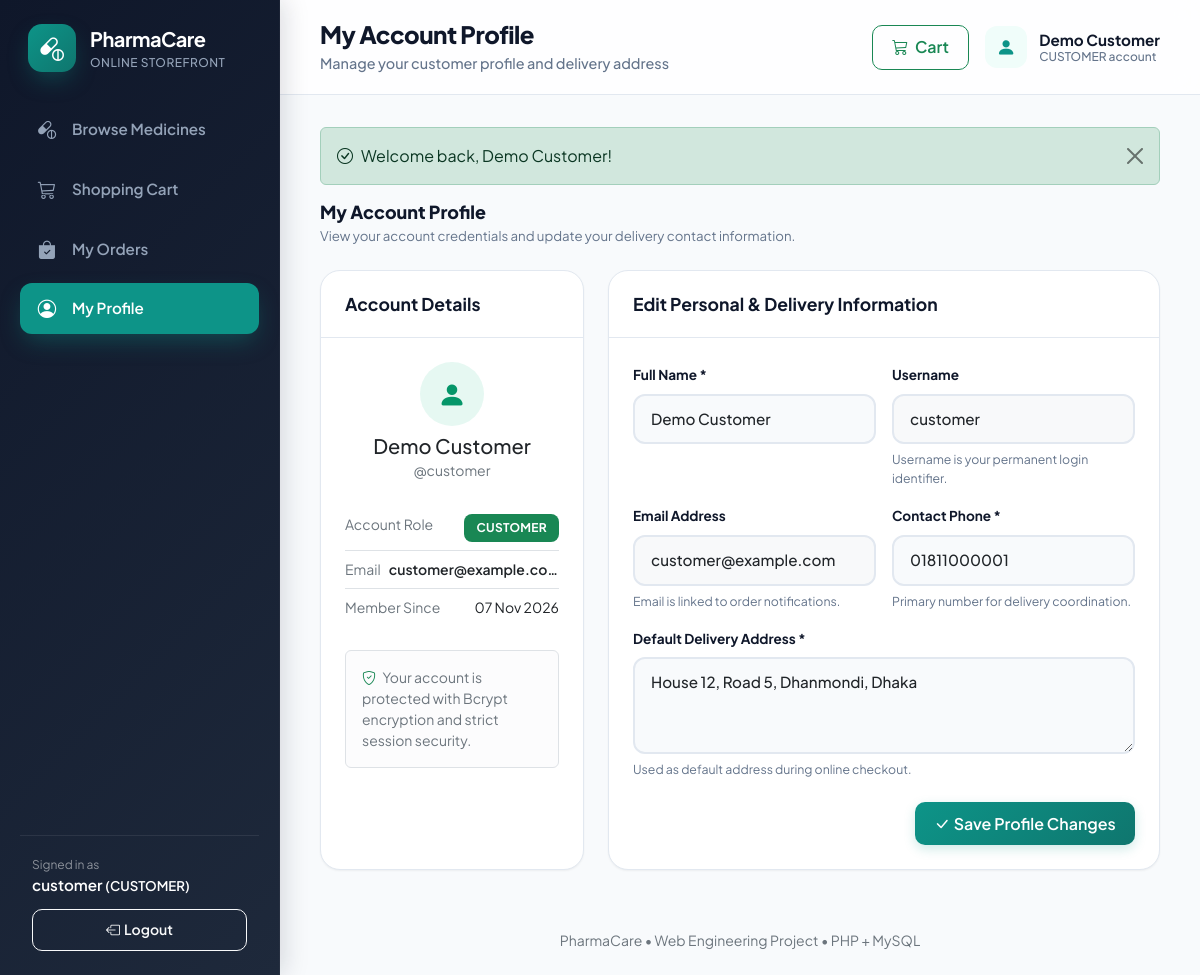
The page /index.php?page=profile (signed in) on the database its author committed.
### tables this page shows
CREATE TABLE IF NOT EXISTS app_users (
 id BIGINT UNSIGNED NOT NULL AUTO_INCREMENT PRIMARY KEY,
 full_name VARCHAR(80) NOT NULL,
 username VARCHAR(50) NOT NULL UNIQUE,
 email VARCHAR(120) NULL UNIQUE,
 phone VARCHAR(30) NULL,
 address VARCHAR(255) NULL,
 password VARCHAR(255) NOT NULL,
 role ENUM('ADMIN','STAFF','CUSTOMER') NOT NULL DEFAULT 'CUSTOMER',
 enabled TINYINT(1) NOT NULL DEFAULT 1,
 created_at DATETIME NOT NULL DEFAULT CURRENT_TIMESTAMP
);

### index.php (called while the page is built, shortened)
<?php
require __DIR__ . '/includes/bootstrap.php';
$page = (string)($_GET['page'] ?? (user() && is_customer() ? 'catalog' : 'dashboard'));
require_login();
require __DIR__ . '/includes/header.php';
match ($page) {
    'catalog' => (new \App\Controllers\CatalogController())->index(),
    'cart' => (new \App\Controllers\CartController())->index(),
    'checkout' => (new \App\Controllers\OrderController())->checkout(),
    'order_confirmation' => (new \App\Controllers\OrderController())->confirmation(),
    'orders' => (new \App\Controllers\OrderController())->index(),
    'order_detail' => (new \App\Controllers\OrderController())->show(),
    'my_orders' => (new \App\Controllers\OrderController())->myOrders(),
    default => include __DIR__ . '/pages/' . $page . '.php'
};
require __DIR__ . '/includes/footer.php';

### includes/bootstrap.php (called while the page is built, shortened)
<?php
$config = require dirname(__DIR__) . '/config.php';
require_once __DIR__ . '/functions.php';
function db(): PDO
{
    static $pdo = null;
    if ($pdo === null) {
        global $config;
        $dsn = 'mysql:host=' . $config['db_host'] . ';port=' . (int)($config['db_port'] ?? 3306) . ';dbname=' . $config['db_name'] . ';charset=utf8mb4';
        try {
            $pdo = new PDO($dsn, (string)$config['db_user'], (string)$config['db_pass'], [
                PDO::ATTR_ERRMODE => PDO::ERRMODE_EXCEPTION,
                PDO::ATTR_DEFAULT_FETCH_MODE => PDO::FETCH_ASSOC,
                PDO::ATTR_EMULATE_PREPARES => false,
            ]);
            $pdo->exec("SET time_zone = '+06:00'");
        } catch (PDOException $e) {
            http_response_code(500);
            die("
            <!doctype html>
            <html lang='en'>
            <head>
                <meta charset='utf-8'>
                <title>Database Connection Issue | PharmaCare</title>
                <style>
                    body { font-family: -apple-system, BlinkMacSystemFont, 'Segoe UI', Roboto, Helvetica, Arial, sans-serif; background: #f8fafc; color: #1e293b; padding: 40px 20px; }
                    .card { max-width: 600px; margin: 0 auto; background: #ffffff; border-radius: 12px; border: 1px solid #e2e8f0; padding: 32px; box-shadow: 0 4px 6px -1px rgba(0,0,0,0.05); }
                    h2 { color: #dc2626; margin-top: 0; font-size: 20px; }
                    .alert { background: #fef2f2; border: 1px solid #fee2e2; color: #991b1b; padding: 12px 16px; border-radius: 8px; font-size: 14px; margin-bottom: 20px; }
                    ul { padding-left: 20px; font-size: 14px; line-height: 1.6; }
                    code { background: #f1f5f9; padding: 2px 6px; border-radius: 4px; font-family: monospace; color: #0f172a; }
                </style>
            </head>
            <body>
                <div class='card'>
                    <h2>Database Connection Failed</h2>
                    <div class='alert'>" . htmlspecialchars($e->getMessage(), ENT_QUOTES, 'UTF-8') . "</div>
                    <p>Please check your <code>config.php</code> credentials:</p>
                    <ul>
                        <li><strong>Host:</strong> <code>" . htmlspecialchars((string)($config['db_host'] ?? ''), ENT_QUOTES, 'UTF-8') . "</code></li>
                        <li><strong>Database:</strong> <code>" . htmlspecialchars((string)($config['db_name'] ?? ''), ENT_QUOTES, 'UTF-8') . "</code></li>
                        <li><strong>User:</strong> <code>" . htmlspecialchars((string)($config['db_user'] ?? ''), ENT_QUOTES, 'UTF-8') . "</code></li>
                    </ul>
                    <p style='font-size: 13px; color: #64748b;'>Make sure your database is created in InfinityFree cPanel and <code>infinityfree_import.sql</code> has been imported.</p>
                </div>
            </body>
            </html>
            ");
        }
    }
    return $pdo;
}

### pages/profile.php (the view, shortened to what this page needs)
<?php
$userId = (int)user()['id'];
$u = fetch_one('SELECT id, full_name, username, email, phone, address, role, created_at FROM app_users WHERE id = ?', [$userId]);
?>
<div class="page-intro mb-4">
    <div>
        <h2>My Account Profile</h2>
        <p>View your account credentials and update your delivery contact information.</p>
    </div>
</div>
<div class="row g-4">
    <div class="col-lg-4">
        <div class="card h-100">
            <div class="card-header">
                <strong>Account Details</strong>
            </div>
            <div class="card-body">
                <div class="text-center mb-4">
                    <div class="avatar avatar-lg mx-auto mb-2" style="width: 64px; height: 64px; font-size: 28px; background: rgba(16, 185, 129, 0.1); color: #059669; border-radius: 50%; display: flex; align-items: center; justify-content: center;">
                        <i class="bi bi-person-fill"></i>
                    </div>
                    <h5 class="mb-0"><?= e($u['full_name']) ?></h5>
                    <span class="text-secondary small">@<?= e($u['username']) ?></span>
                </div>
                <ul class="list-group list-group-flush small">
                    <li class="list-group-item d-flex justify-content-between px-0">
                        <span class="text-secondary">Account Role</span>
                        <span class="badge text-bg-success"><?= e($u['role']) ?></span>
                    </li>
                    <li class="list-group-item d-flex justify-content-between px-0">
                        <span class="text-secondary">Email</span>
                        <span class="fw-semibold text-truncate ms-2"><?= e($u['email'] ?: 'Not set') ?></span>
                    </li>
                    <li class="list-group-item d-flex justify-content-between px-0">
                        <span class="text-secondary">Member Since</span>
                        <span><?= e(nice_date($u['created_at'])) ?></span>
                    </li>
                </ul>
                <div class="alert alert-light border mt-4 mb-0 small text-secondary">
                    <i class="bi bi-shield-check text-success me-1"></i>
                    Your account is protected with Bcrypt encryption and strict session security.
                </div>
            </div>
        </div>
    </div>
    <div class="col-lg-8">
        <div class="card h-100">
            <div class="card-header">
                <strong>Edit Personal &amp; Delivery Information</strong>
            </div>
            <div class="card-body">
                <form action="actions.php" method="post">
                    <div class="row g-3 mb-3">
                        <div class="col-md-6">
                            <label class="form-label" for="prof_fullname">Full Name *</label>
                            <input class="form-control" id="prof_fullname" name="full_name" value="<?= e($u['full_name']) ?>" maxlength="80" required>
                        </div>
                        <div class="col-md-6">
                            <label class="form-label" for="prof_username">Username</label>
                            <input class="form-control bg-light" id="prof_username" value="<?= e($u['username']) ?>" readonly disabled>
                            <div class="form-hint">Username is your permanent login identifier.</div>
                        </div>
                    </div>
                    <div class="row g-3 mb-3">
                        <div class="col-md-6">
                            <label class="form-label" for="prof_email">Email Address</label>
                            <input class="form-control bg-light" id="prof_email" value="<?= e($u['email'] ?? '') ?>" readonly disabled>
                            <div class="form-hint">Email is linked to order notifications.</div>
                        </div>
                        <div class="col-md-6">
                            <label class="form-label" for="prof_phone">Contact Phone *</label>
                            <input class="form-control" id="prof_phone" name="phone" type="tel" value="<?= e($u['phone'] ?? '') ?>" maxlength="15" pattern="(01|\+8801)[3-9][0-9]{8}" placeholder="017XXXXXXXX" required>
                            <div class="form-hint">Primary number for delivery coordination.</div>
                        </div>
                    </div>
                    <div class="mb-4">
                        <label class="form-label" for="prof_address">Default Delivery Address *</label>
                        <textarea class="form-control" id="prof_address" name="address" rows="3" maxlength="255" placeholder="House / Flat / Road, Area, City" required><?= e($u['address'] ?? '') ?></textarea>
                        <div class="form-hint">Used as default address during online checkout.</div>
                    </div>
                    <div class="d-flex justify-content-end gap-2">
                        <button type="submit" class="btn btn-primary">
                            <i class="bi bi-check-lg me-1"></i>Save Profile Changes
                        </button>
                    </div>
                </form>
            </div>
        </div>
    </div>
</div>

### includes/header.php (shortened to what this page needs)
<?php
$active = match($page) {
    'medicine_form' => 'medicines',
    'invoice' => 'sales',
    'sale_form' => 'sale_form',
    'order_detail' => (is_customer() ? 'my_orders' : 'orders'),
    default => $page
};
$heading = page_title($page);
$subtitles = [
 'dashboard' => 'Current pharmacy stock and sales overview',
 'orders' => 'Fulfill customer orders, review prescriptions, and manage dispatch queue',
 'order_detail' => 'Review order items, verify doctor prescriptions, and manage status transitions',
 'my_orders' => 'Track your active orders and review previous medication orders',
 'medicines' => 'Search stock, prices, batch and expiry information',
 'medicine_form' => 'Enter medicine, stock, price and expiry details',
 'sale_form' => 'Select medicines and generate an invoice',
 'sales' => 'Review completed sales and print invoices',
 'invoice' => 'Printable receipt for the completed sale',
 'categories' => 'Organize medicines into searchable groups',
 'suppliers' => 'Manage supplier and contact information',
 'users' => 'Create staff accounts and control access',
 'catalog' => 'Browse, search, and order available medicines online',
 'cart' => 'Review selected medicines and adjust quantities',
 'checkout' => 'Provide delivery address and confirm your order',
 'order_confirmation' => 'Order placed successfully and queued for dispensary review',
 'profile' => 'Manage your customer profile and delivery address',
 'register' => 'Create a customer account to order medicines online'
];
$cartCount = cart_get_count();
if (!user()) {
    $links = [
        ['catalog', 'capsule-pill', 'Browse Medicines', 'catalog'],
    ];
    $brandUrl = url('catalog');
    $brandSubtitle = 'Online Storefront';
} elseif (is_customer()) {
    $cartLabel = 'Shopping Cart' . ($cartCount > 0 ? ' (' . $cartCount . ')' : '');
    $links = [
        ['catalog', 'capsule-pill', 'Browse Medicines', 'catalog'],
        ['cart', 'cart3', $cartLabel, 'cart'],
        ['my_orders', 'bag-check-fill', 'My Orders', 'my_orders'],
        ['profile', 'person-circle', 'My Profile', 'profile'],
    ];
    $brandUrl = url('catalog');
    $brandSubtitle = 'Online Storefront';
}
?>
<!doctype html><html lang="en"><head>
<link href="https://cdn.jsdelivr.net/npm/bootstrap@5.3.3/dist/css/bootstrap.min.css" rel="stylesheet">
<link href="https://cdn.jsdelivr.net/npm/bootstrap-icons@1.11.3/font/bootstrap-icons.min.css" rel="stylesheet">
<link rel="stylesheet" href="assets/css/app.css"></head><body>
<aside class="app-sidebar">
 <a class="brand" href="<?=e($brandUrl)?>"><span class="brand-mark"><i class="bi bi-capsule-pill"></i></span><span><strong>PharmaCare</strong><small><?=e($brandSubtitle)?></small></span></a>
 <nav class="sidebar-nav">
 <?php foreach ($links as [$dest, $icon, $label, $selected]): ?>
 <?php if ($dest === 'section'): ?><div class="nav-section"><?=e($label)?></div>
 <?php else: ?><a class="<?=($active === $selected ? 'active' : '')?>" href="<?=e(url($dest))?>"><i class="bi bi-<?=e($icon)?>"></i><span><?=e($label)?></span></a><?php endif; ?>
 <?php endforeach; ?>
 </nav>
 <?php if (user()): ?>
  <div class="sidebar-footer">
   <div class="small text-white-50">Signed in as</div>
   <div class="fw-semibold text-white text-truncate"><?=e(user()['username'])?> <small>(<?=e(user()['role'])?>)</small></div>
   <form method="post" action="actions.php"><input type="hidden" name="action" value="logout"><?=csrf_field()?><button class="btn btn-sm btn-outline-light w-100" type="submit"><i class="bi bi-box-arrow-left me-1"></i><span>Logout</span></button></form>
  </div>
 <?php endif; ?>
</aside>
<div class="app-main">
 <header class="app-topbar">
  <div class="d-flex align-items-center gap-3">
   <div><h1><?=e($heading)?></h1><p><?=e($subtitles[$page]??'PharmaCare Management System')?></p></div>
  </div>
  <?php if (user()): ?>
   <div class="d-flex align-items-center gap-2">
    <?php if (is_customer()): ?>
     <a href="<?= e(url('cart')) ?>" class="btn btn-outline-success position-relative me-2" title="Shopping Cart">
      <i class="bi bi-cart3"></i>
      <span class="d-none d-md-inline ms-1">Cart</span>
     </a>
    <?php endif; ?>
    <div class="topbar-user"><span class="avatar"><i class="bi bi-person-fill"></i></span><span><strong><?=e(user()['full_name'])?></strong><small><?=e(user()['role'])?> account</small></span></div>
   </div>
  <?php endif; ?>
 </header>
 <main class="content">

### rows shown on the page
app_users: role "ONLINE STOREFRONT", username "customer", role "CUSTOMER", full_name "Demo Customer", email "customer@example.co…", created_at "07 Nov 2026", email "customer@example.com", phone "01811000001", address "House 12, Road 5, Dhanmondi, Dhaka"

### other values the page prints
$label "Browse Medicines"
$label "Shopping Cart"
$label "My Orders"
$label "My Profile"
$heading "My Account Profile"
$subtitles[$page] "Manage your customer profile and delivery address"
$f['text'] "Welcome back, Demo Customer!"
